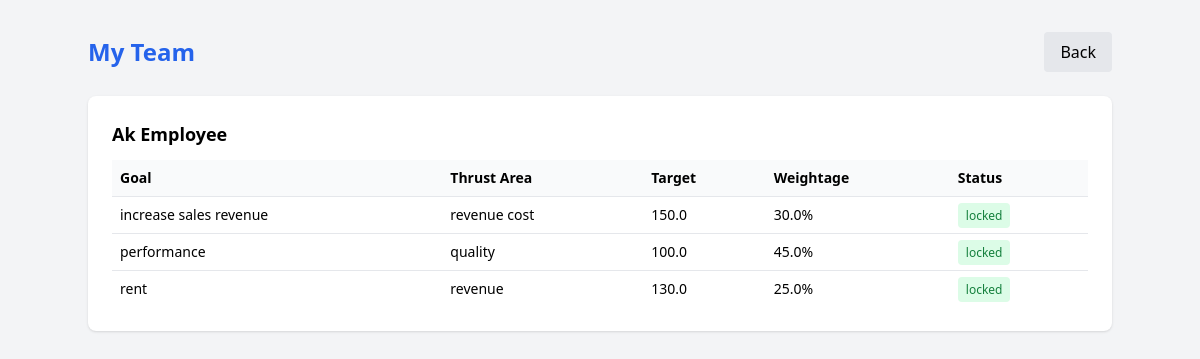
The page /manager/team (signed in) on the database as committed earlier.
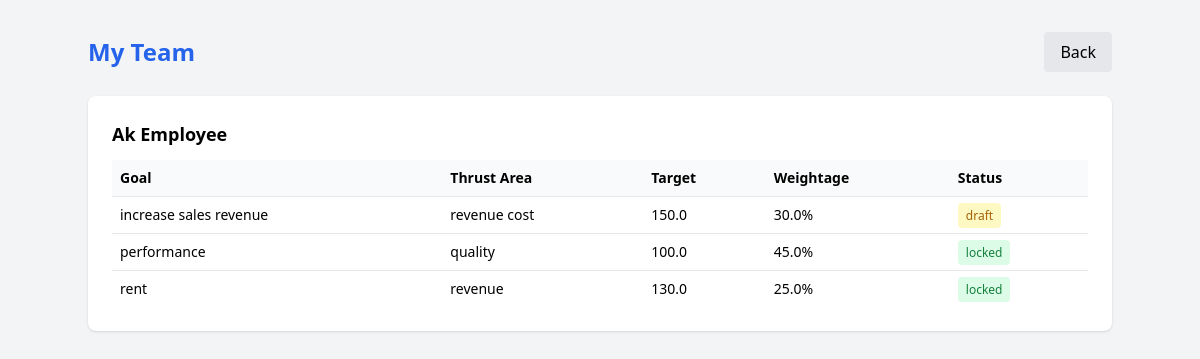
The same page on the database as committed later.
### app/models.py (models this page shows)
class Goal(Base):
    __tablename__ = "goals"
    id = Column(Integer, primary_key=True, index=True)
    employee_id = Column(Integer, ForeignKey("users.id"), nullable=False)
    title = Column(String, nullable=False)
    thrust_area = Column(String, nullable=False)
    uom_type = Column(String, nullable=False)  # min / max / zero / timeline
    target = Column(Float, nullable=False)
    weightage = Column(Float, nullable=False)
    status = Column(String, default="draft")  # draft / submitted / approved / locked
    is_shared = Column(Boolean, default=False)
    parent_goal_id = Column(Integer, ForeignKey("goals.id"), nullable=True)
    created_at = Column(DateTime, default=datetime.utcnow)
    employee = relationship("User", back_populates="goals")
    achievements = relationship("Achievement", back_populates="goal")
    audit_logs = relationship("AuditLog", back_populates="goal")

### app/routes/manager.py (the view)
@router.get("/team")
def team_goals(request: Request, user=Depends(require_manager), db: Session = Depends(get_db)):
    team = db.query(User).filter(User.manager_id == user.id).all()
    team_goals = {member: db.query(Goal).filter(Goal.employee_id == member.id).all() for member in team}
    return templates.TemplateResponse(request, "manager/team.html", {
        "user": user, "team_goals": team_goals
    })

### app/templates/manager/team.html (shortened to what this page needs)
<!DOCTYPE html>
<html>
<head>
    <script src="https://cdn.tailwindcss.com"></script>
</head>
<body class="bg-gray-100 p-8">
<div class="max-w-5xl mx-auto">
    <div class="flex justify-between items-center mb-6">
        <h1 class="text-2xl font-bold text-blue-600">My Team</h1>
        <a href="/manager/dashboard" class="bg-gray-200 px-4 py-2 rounded">Back</a>
    </div>
    {% for member, goals in team_goals.items() %}
    <div class="bg-white rounded-lg shadow p-6 mb-4">
        <h2 class="font-semibold text-lg mb-3">{{ member.name }}</h2>
        {% if goals %}
        <table class="w-full text-sm">
            <thead>
                <tr class="bg-gray-50">
                    <th class="p-2 text-left">Goal</th>
                    <th class="p-2 text-left">Thrust Area</th>
                    <th class="p-2 text-left">Target</th>
                    <th class="p-2 text-left">Weightage</th>
                    <th class="p-2 text-left">Status</th>
                </tr>
            </thead>
            <tbody>
                {% for goal in goals %}
                <tr class="border-t">
                    <td class="p-2">{{ goal.title }}</td>
                    <td class="p-2">{{ goal.thrust_area }}</td>
                    <td class="p-2">{{ goal.target }}</td>
                    <td class="p-2">{{ goal.weightage }}%</td>
                    <td class="p-2">
                        <span class="px-2 py-1 rounded text-xs
                            {% if goal.status == 'draft' %}bg-yellow-100 text-yellow-700
                            {% elif goal.status == 'submitted' %}bg-blue-100 text-blue-700
                            {% elif goal.status == 'locked' %}bg-green-100 text-green-700
                            {% endif %}">
                            {{ goal.status }}
                        </span>
                    </td>
                </tr>
                {% endfor %}
            </tbody>
        </table>
        {% else %}
        <p class="text-gray-500 text-sm">No goals created yet.</p>
        {% endif %}
    </div>
    {% endfor %}
</div>
</body>
</html>

Rows that differ between the two databases and show on the page:
changed Goal "increase sales revenue": status "locked" → "draft"
